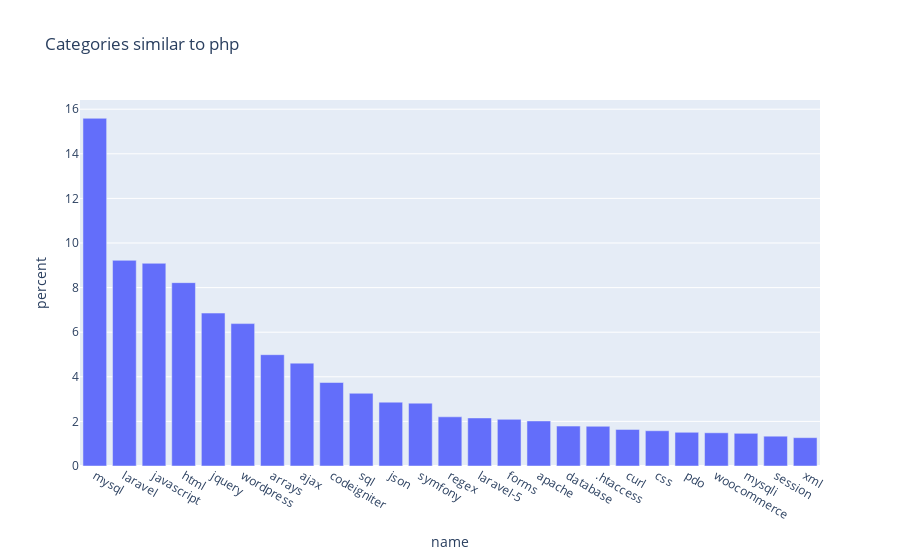

This figure's notebook cell:
### Code cell
build_chart("php")

### Figure 1 — Plotly figure (JSON) as saved in the notebook; plotly's stock layout.template omitted (floating-point values rounded to 4 significant figures)
{"data": [{"alignmentgroup": "True", "hovertemplate": "name=%{x}<br>percent=%{y}<extra></extra>", "legendgroup": "", "marker": {"color": "#636efa", "pattern": {"shape": ""}}, "name": "", "offsetgroup": "", "orientation": "v", "showlegend": false, "textposition": "auto", "type": "bar", "x": ["mysql", "laravel", "javascript", "html", "jquery", "wordpress", "arrays", "ajax", "codeigniter", "sql", "json", "symfony", "regex", "laravel-5", "forms", "apache", "database", ".htaccess", "curl", "css", "pdo", "woocommerce", "mysqli", "session", "xml"], "xaxis": "x", "y": [15.59, 9.223, 9.09, 8.222, 6.858, 6.386, 4.992, 4.613, 3.744, 3.26, 2.863, 2.818, 2.205, 2.155, 2.092, 2.021, 1.789, 1.782, 1.641, 1.581, 1.512, 1.489, 1.466, 1.336, 1.271], "yaxis": "y"}], "layout": {"barmode": "relative", "legend": {"tracegroupgap": 0}, "title": {"text": "Categories similar to php"}, "xaxis": {"anchor": "y", "domain": [0, 1], "title": {"text": "name"}}, "yaxis": {"anchor": "x", "domain": [0, 1], "title": {"text": "percent"}}}}
